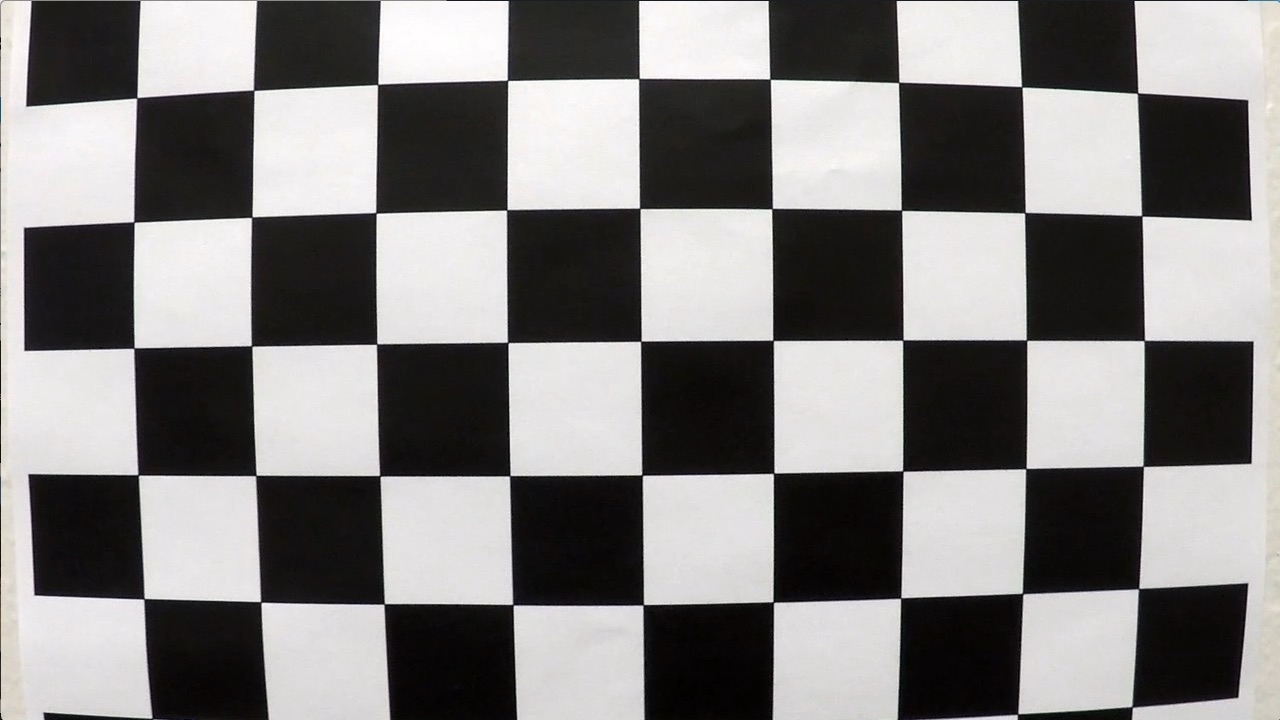
#> input picture camera_cal/calibration1.jpg, 1280 x 720 px; its folder holds 5 pictures in this run
$ jupyter execute --allow-errors advanced_lane_detection.ipynb   (shell and % lines are left out)   (older library calls are emulated)
#> lines starting #> are read from the running program, lines starting #| are printed output that depends on the picture; after the words box and inside, x2 and y2 are one past the last pixel; in counts of white or black regions, pixels touching at a corner belong together
[cell 1]
import numpy as np
import cv2
import matplotlib.pyplot as plt
import matplotlib.image as mpimg

## PART 1: Camera calibration matrix and distortion coefficients given a set of chessboard images.

[cell 2]
import glob
images = glob.glob('/Users/kathan/udacity/Term-1/CarND-Term1-Starter-Kit/Advance Lane Finding/CarND-Advanced-Lane-Lines-master/camera_cal/calibration*.jpg')

objpoints = [] #3D points in real world space
imgpoints = [] #2D points in image plane
nx = 6 #enter the number of inside corners in x
ny = 9 #enter the number of inside corners in y


#Prepare object points like (0,0,0),(1,0,0) etc..
objp = np.zeros((6*9,3),np.float32)
#Third column will always be zero. No need to change. Need to populate x and y column. Use mgrid of numpy.
objp[:,:2] = np.mgrid[0:9,0:6].T.reshape(-1,2)#x,y coordinate

#Now we have to create image points. For that we have to detect the corners of the board.

for fname in images:
    #print (fname)

    image = cv2.imread(fname)
#> image is the input picture: shape (720, 1280, 3); mean B, G, R 127.8, 128.4, 130.1

    # Convert to grayscale
    gray = cv2.cvtColor(image, cv2.COLOR_BGR2GRAY)
    # Find the chessboard corners
    ret, corners = cv2.findChessboardCorners(gray, (9, 6), None)
#> ret = False; corners = None

    #If there is any corner point then append it to image point array.
    #Also add prepared obj points to object point array
    #These object points are same for for all of the calibration images as they represent  read chessboard
    if ret == True:
        imgpoints.append(corners)
        objpoints.append(objp)

        #Display these corner points on an image
        cv2.drawChessboardCorners(image, (9, 6), corners, ret)
        plt.imshow(image)
#> pass 2 of the loop `for fname in images:`:
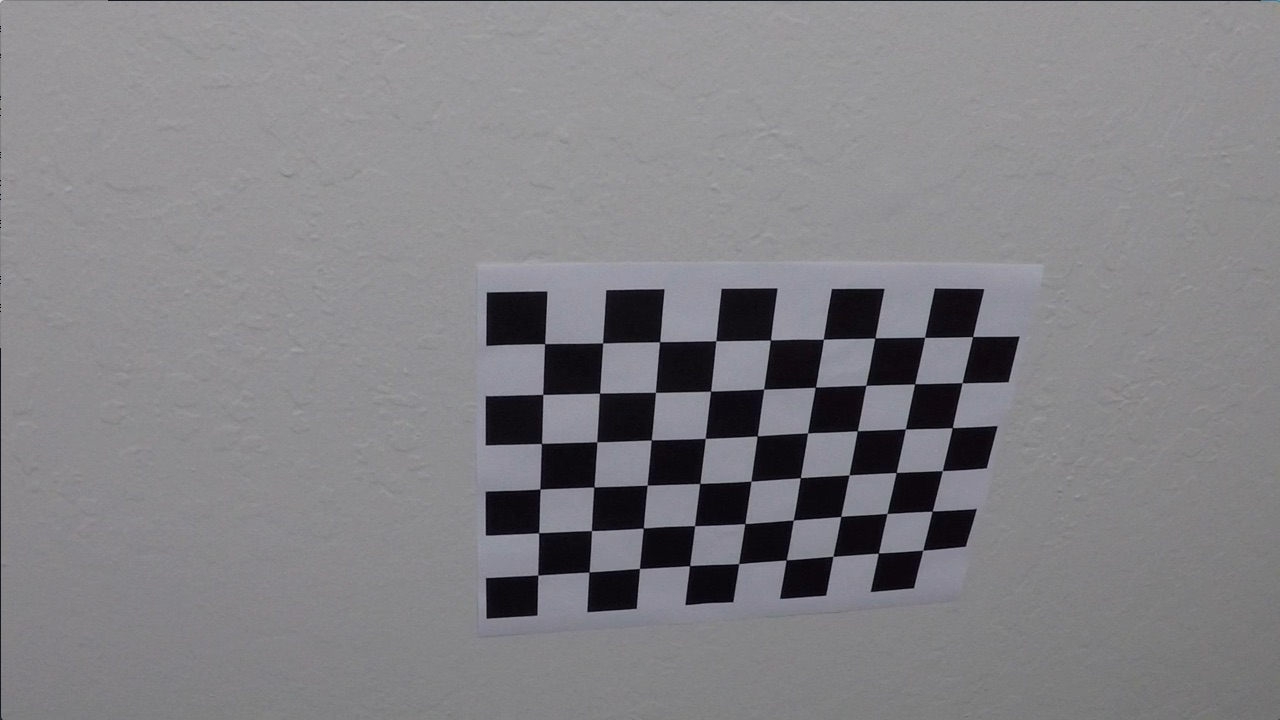
#> input picture camera_cal/calibration10.jpg, 1280 x 720 px
#> image is the input picture: shape (720, 1280, 3); mean B, G, R 133.1, 129.4, 130.2
#> ret = True; corners = 54 rows, first 8: [545.3, 343.1], [602.7, 342.8], [660.1, 341.3], [715.8, 340.7], [770.6, 340], [823.5, 339.2], [874.3, 338.5], [925.1, 337.4]
#> `cv2.drawChessboardCorners(image, (9, 6), corners, ret)`:
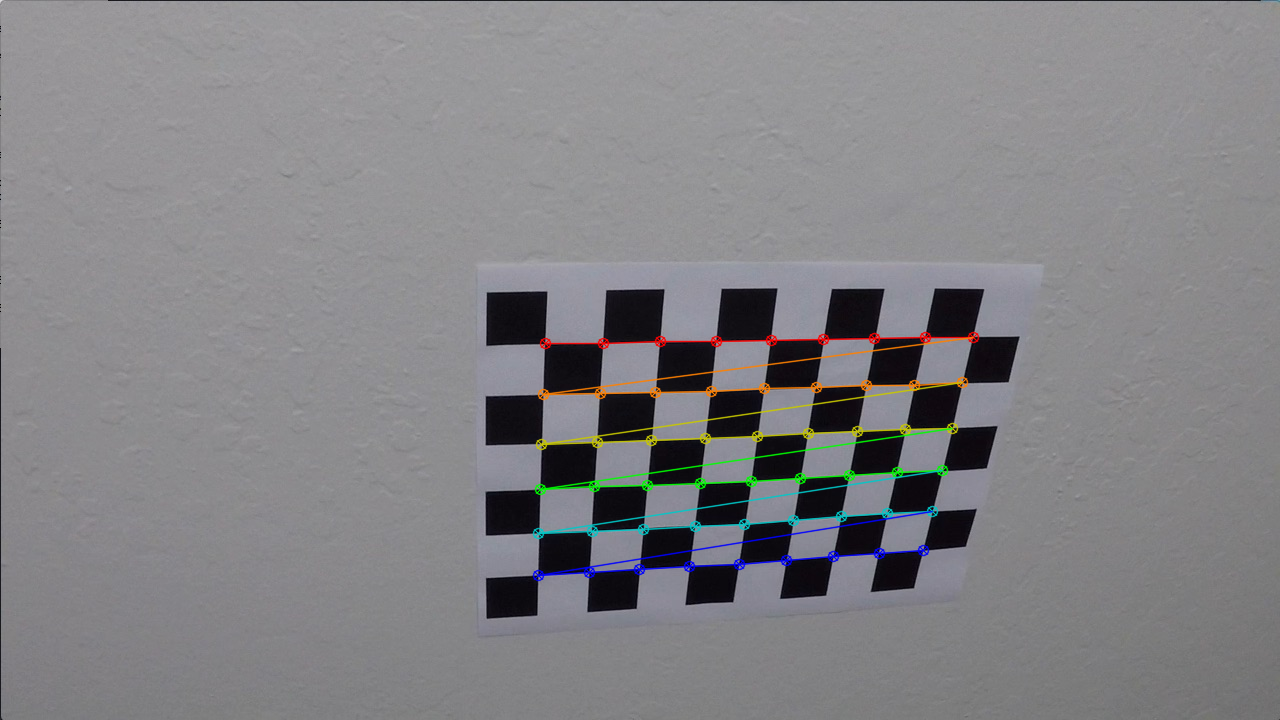
#> image: shape (720, 1280, 3); 1.91% of pixels changed, all inside (x1, y1, x2, y2) = (532, 331, 980, 582)
#> pass 3 of the loop `for fname in images:`:
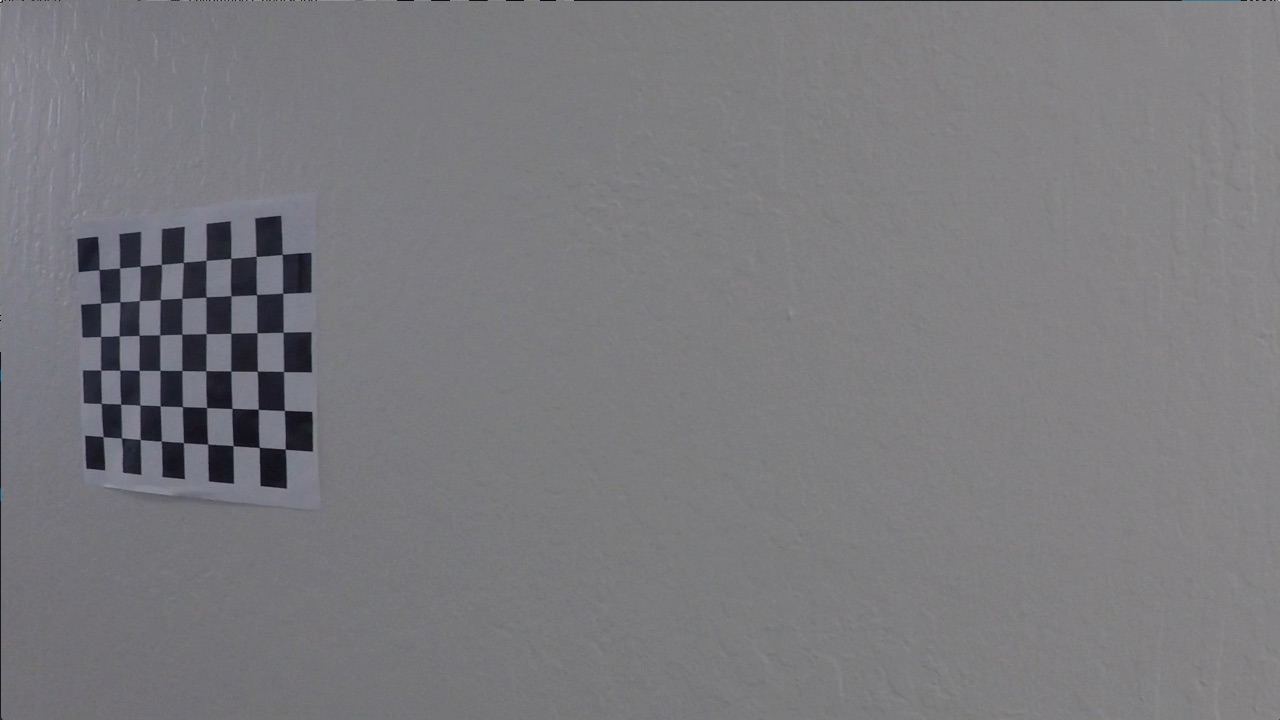
#> input picture camera_cal/calibration11.jpg, 1280 x 720 px
#> image is the input picture: shape (720, 1280, 3); mean B, G, R 125.2, 121.7, 122.2
#> corners = 54 rows, first 8: [99.22, 269.6], [119.6, 268], [140.1, 266.1], [161.3, 264.5], [183.3, 262.5], [206.1, 260.3], [230.7, 258.2], [256.2, 256.3]
#> `cv2.drawChessboardCorners(image, (9, 6), corners, ret)`:
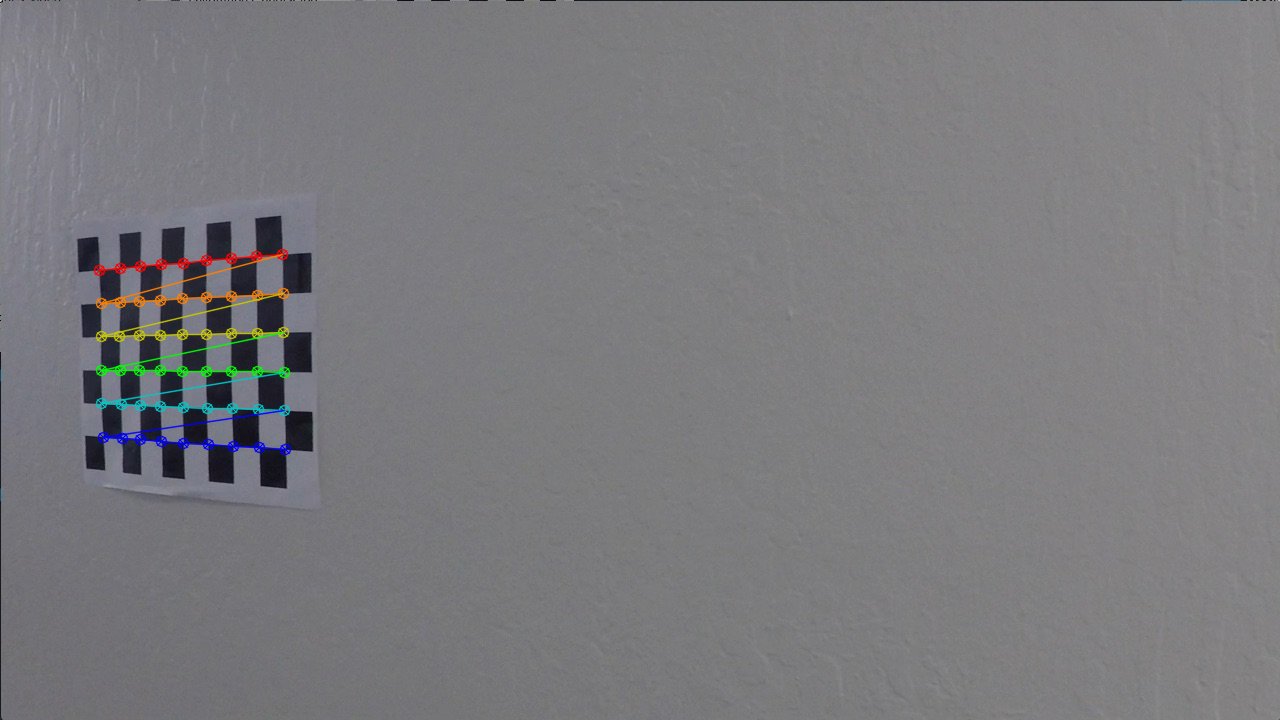
#> image: shape (720, 1280, 3); 1.11% of pixels changed, all inside (x1, y1, x2, y2) = (93, 248, 292, 456)
#> the loop made 5 passes; the first 3 are shown
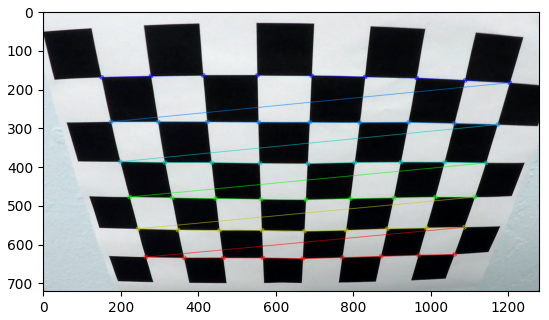
#> figure drawn by matplotlib, 1 panel; B, G, R data is drawn as R, G, B

[cell 3]
print (len(imgpoints))
print (len(objpoints))

[cell 4]
#Calibration of camera using object points and image points. It retruns camera matrix and distortion coeff in mtx
#and dist variable resp.
#rvecs and tvecs containts position of camera in real world
ret, mtx, dist, rvecs, tvecs = cv2.calibrateCamera(objpoints, imgpoints, gray.shape[::-1], None, None)

[cell 5]
#Now undistort an image and check it
img = mpimg.imread('/Users/kathan/udacity/Term-1/CarND-Term1-Starter-Kit/Advance Lane Finding/CarND-Advanced-Lane-Lines-master/camera_cal/calibration2.jpg')
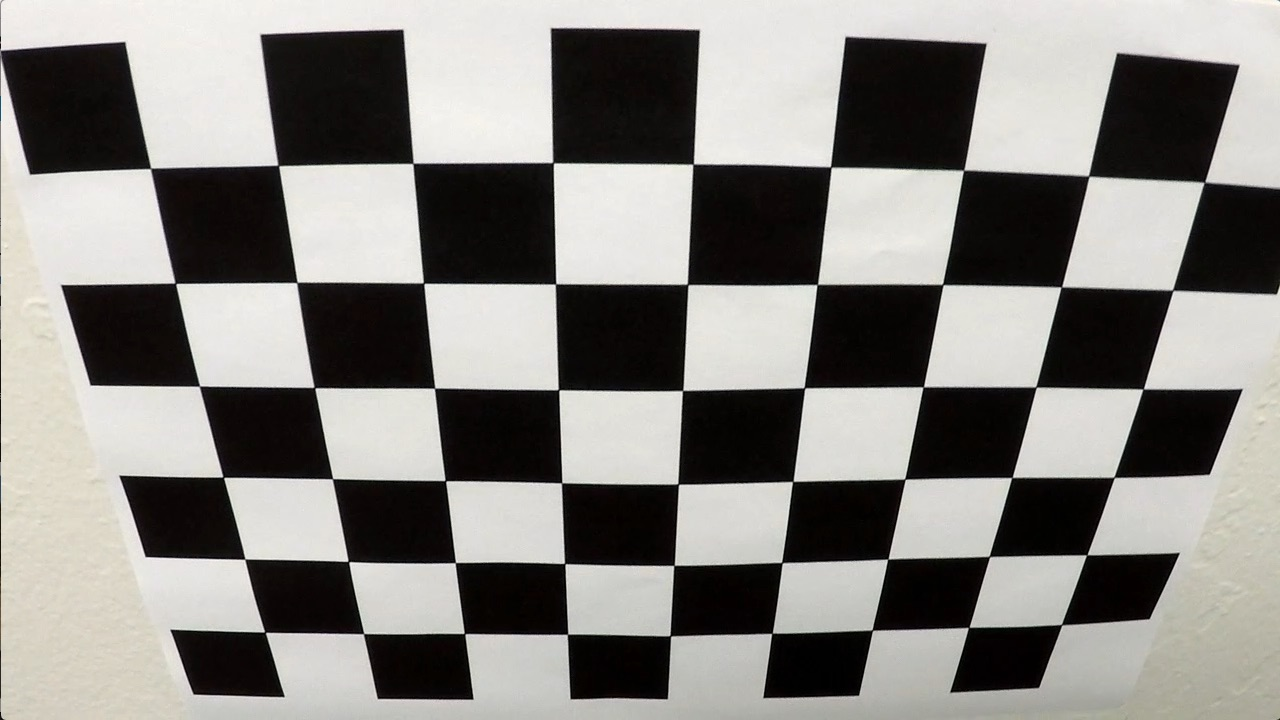
#> input picture camera_cal/calibration2.jpg, 1280 x 720 px, found by its file name
#> img is the input picture: shape (720, 1280, 3); mean R, G, B 134.4, 132.4, 128.5
dst = cv2.undistort(img, mtx, dist, None, mtx)
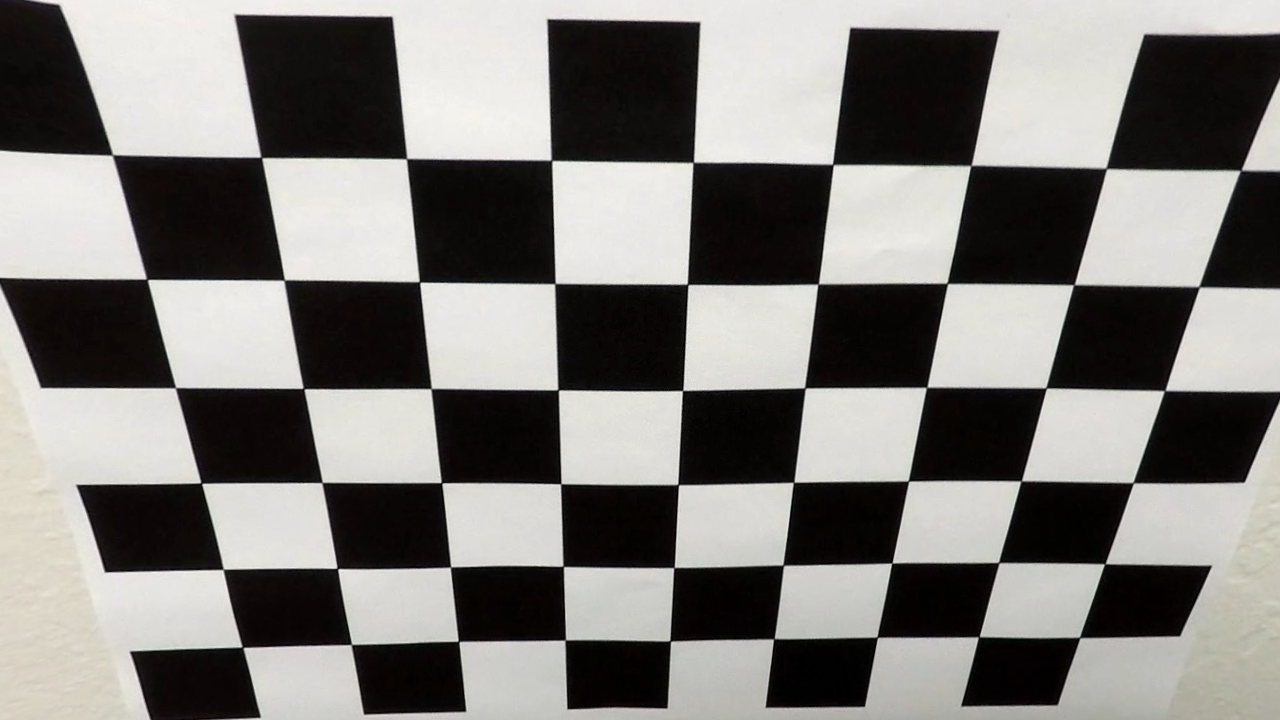
#> dst: shape (720, 1280, 3); mean R, G, B 126.4, 124.5, 121.2

[cell 6]
f, (ax1, ax2) = plt.subplots(1, 2, figsize=(24, 9))
f.tight_layout()
ax1.imshow(img)
ax1.set_title('Original Image', fontsize=50)
ax2.imshow(dst)
ax2.set_title('Undistorted Image', fontsize=50)
plt.subplots_adjust(left=0., right=1, top=0.9, bottom=0.)

[cell 7]
cv2.imwrite("Original.jpg",img)

[cell 8]
cv2.imwrite("Undistorted.jpg",dst)

## PART 2: PIPELINE Functoins

[cell 9]
#Undistort an image
def undistort_image(img,mat,dist):
    return cv2.undistort(img,mat,dist,None,mat)

#Color and x gradient thresholding
# [242 lines left out: functions threshold_image, transform_image, mask_image, find_histogram, find_lanes, visualize_lane_lines and 1 more, not called in this run]

## PART 3 : Pipeline for an Image

#> (a cell that did not finish here is left out)

#> (a cell that did not finish here is left out)

[cell 12]
straight_image = mpimg.imread('/Users/kathan/udacity/Term-1/CarND-Term1-Starter-Kit/Advance Lane Finding/CarND-Advanced-Lane-Lines-master/test_images/straight_lines1.jpg')
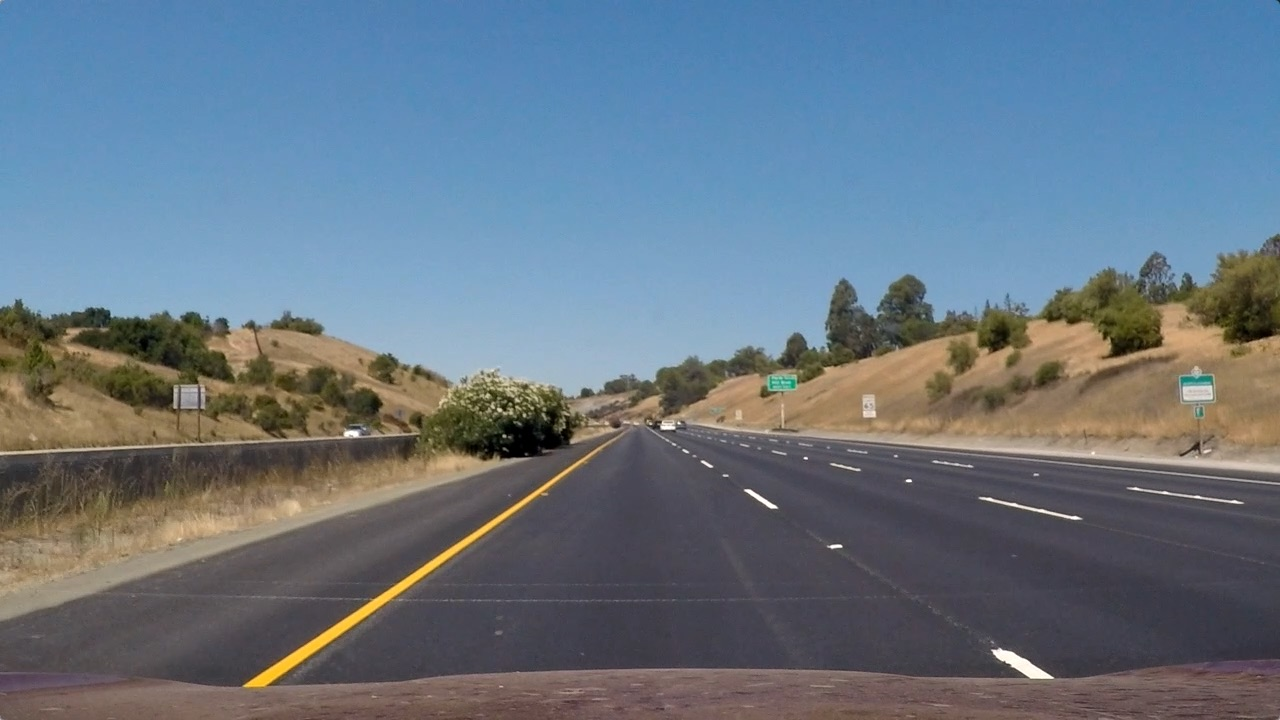
#> input picture test_images/straight_lines1.jpg, 1280 x 720 px, found by its file name
#> straight_image is the input picture: shape (720, 1280, 3); mean R, G, B 103.2, 117.7, 131.2

plt.imshow(straight_image)
plt.plot(705,460,'.') #Top right
plt.plot(1110,720,'.') #Bottom right
plt.plot(205,720,'.') #Bottom left
plt.plot(580,460,'.') #Top left
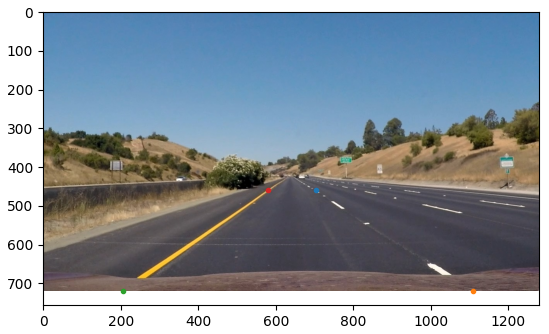
#> figure drawn by matplotlib, 1 panel

[cell 13]
straight_image_dst = cv2.undistort(straight_image, mtx, dist, None, mtx)
src_points = np.float32([[705,460],[1110,720],[205,720],[580,460]])
##src_points = np.float32([[695,460],[1127,720],[203,720],[585,460]])
dst_points = np.float32([[960,0],[960,720],[320,720],[320,0]])
##dst_points = np.float32([[960,0],[960,720],[320,720],[320,0]])

img_size = (straight_image.shape[1],straight_image.shape[0])
#> img_size = (1280, 720)
M1 = cv2.getPerspectiveTransform(src_points, dst_points)
Minv1 = cv2.getPerspectiveTransform(dst_points,src_points)
straight_warped = cv2.warpPerspective(straight_image_dst, M1, img_size, flags=cv2.INTER_LINEAR)
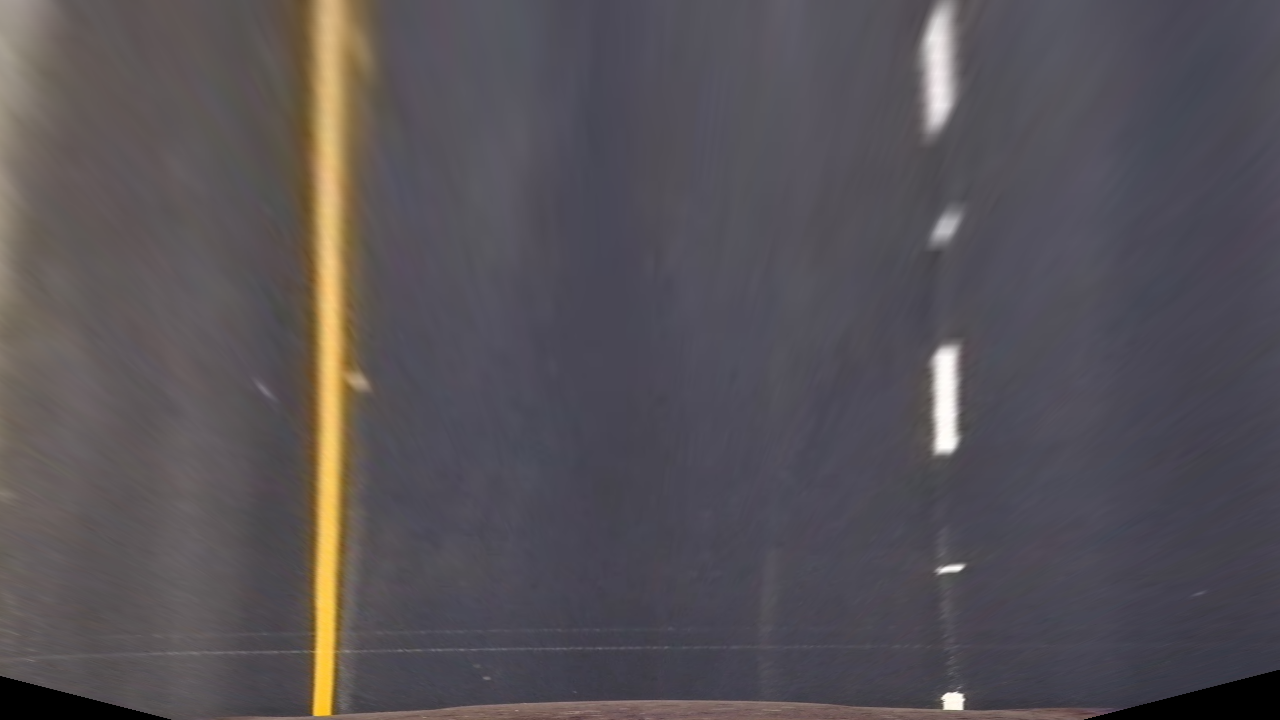
#> straight_warped: shape (720, 1280, 3); mean R, G, B 86.3, 81.6, 86.3

plt.imshow(straight_warped)
